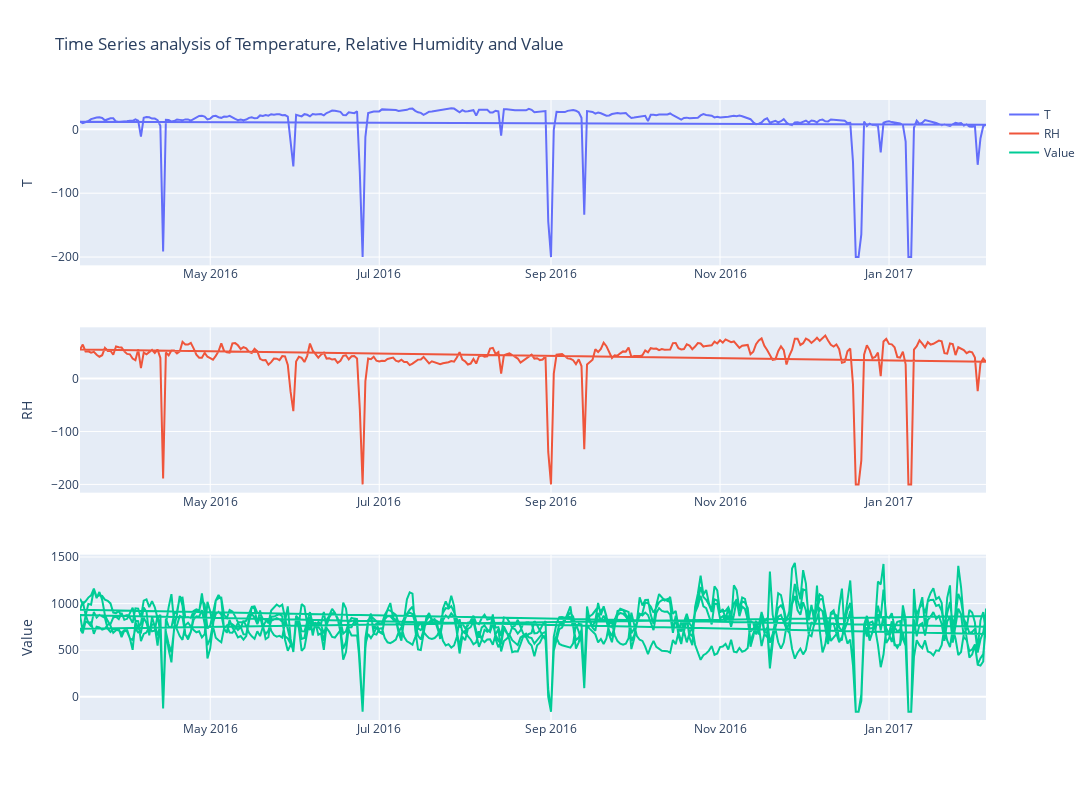

This figure's notebook cell:
### Markdown cell above
## Initial Time series Visualization

To give us a visual representation of our time series data

### Code cell
# plot time series data
features = ["T",	"RH",	"Value"]
fig = make_subplots(rows=3, cols=1)

for i, feature in enumerate(features):
    fig.add_trace(go.Scatter(x=df_raw.index, y=df_raw[feature], name=feature), row=i+1, col=1)
    # add name to subplots
    fig.update_yaxes(title_text=feature, row=i+1, col=1)
fig.update_layout(height=800, width=1200, title_text="Time Series analysis of Temperature, Relative Humidity and Value")
fig.show()

### Figure 1 — Plotly figure (JSON) as saved in the notebook; plotly's stock layout.template omitted (floating-point values rounded to 4 significant figures; data arrays with more than 128 entries replaced by an {"elided": "..."} marker saying what was removed)
{"data": [{"name": "T", "type": "scatter", "x": {"elided": "1312 str values"}, "xaxis": "x", "y": {"elided": "1312 float values"}, "yaxis": "y"}, {"name": "RH", "type": "scatter", "x": {"elided": "1312 str values"}, "xaxis": "x2", "y": {"elided": "1312 float values"}, "yaxis": "y2"}, {"name": "Value", "type": "scatter", "x": {"elided": "1312 str values"}, "xaxis": "x3", "y": {"elided": "1312 float values"}, "yaxis": "y3"}], "layout": {"height": 800, "title": {"text": "Time Series analysis of Temperature, Relative Humidity and Value"}, "width": 1200, "xaxis": {"anchor": "y", "domain": [0, 1]}, "xaxis2": {"anchor": "y2", "domain": [0, 1]}, "xaxis3": {"anchor": "y3", "domain": [0, 1]}, "yaxis": {"anchor": "x", "domain": [0.7333, 1], "title": {"text": "T"}}, "yaxis2": {"anchor": "x2", "domain": [0.3667, 0.6333], "title": {"text": "RH"}}, "yaxis3": {"anchor": "x3", "domain": [0, 0.2667], "title": {"text": "Value"}}}}
